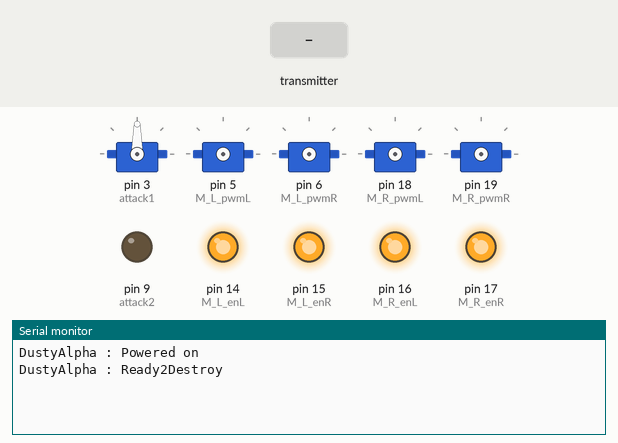
Recording of a sketch running on a simulated Arduino Uno, built with avr-gcc and run on an emulated ATmega328P. Shown: 5 × servo, output pins drawn as LEDs (lit = HIGH), the last lines printed to the serial monitor. Wiring (inferred from the names in the program): 4 × servo: signal pin 5 / signal pin 6 / signal pin 18 / signal pin 19. The inputs (shaded band) are chosen by the test bench. No radio packets arrive unless stated; servo pulses on a pin are drawn as a servo (544–2400 µs = 0–180°); pins used as bus, display or sensor lines are not drawn.

Above: at 1.2 s.
1.3 s: the transmitter starts sending TXDATA.1 = 1023
At 1.31 s:
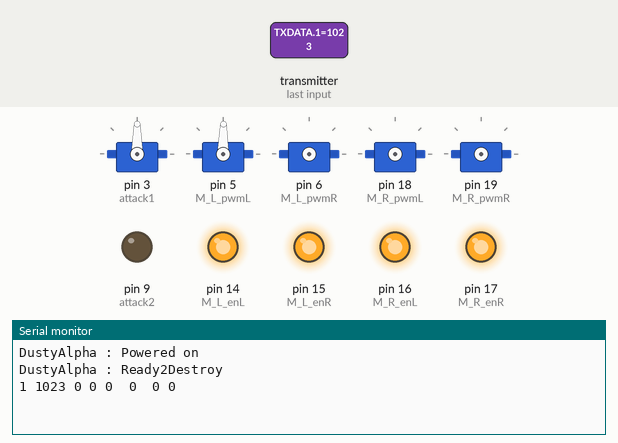
4.3 s: the transmitter starts sending TXDATA.2 = 1023
At 4.37 s:
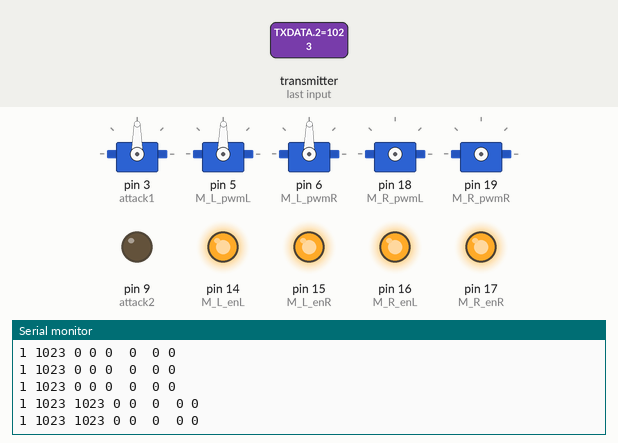
7.3 s: the transmitter starts sending TXDATA.3 = 256
At 7.37 s:
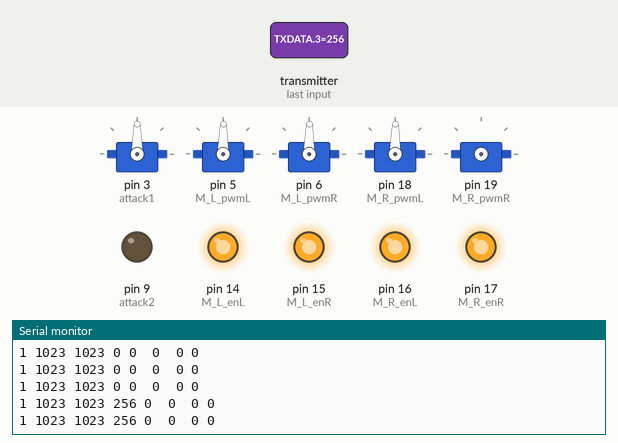
10.3 s: the transmitter starts sending TXDATA.4 = 256
At 10.37 s:
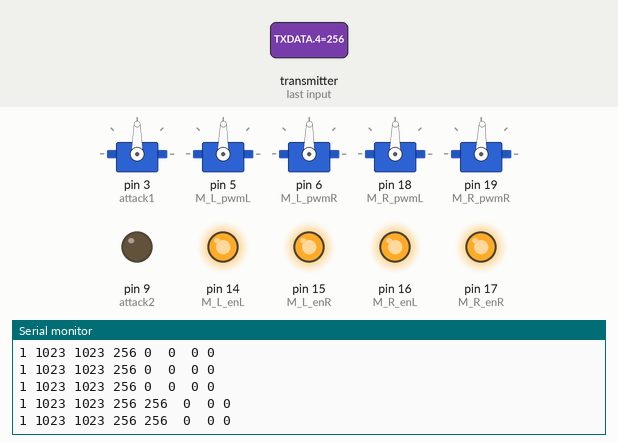

The sketch:

BattleBotCode.ino
```cpp
/*  DustyAlpha
 *  Receiver ver1.0
 *  Chandima B Samarasinghe ; 20 sept 2016
 *
  PINS
  #Shield_Left
    pwm_L A0(14)
    pwm_R A1(15)
  #Shield_Right
    pwm_L A2(16)
    pwm_R A3(17)
  #Shield_Attack1 //OPTIONAL >>> Relay?
    pwm_L 3
    pwm_R 11
    rn_L 7
    rn_R 8
  #Attack2_Relay
    6
  #Servo_Arm
    pwm_arm 5
*/
#include <SPI.h> //to handle the communication interface with the modem
#include "nRF24L01.h" //to handle this particular modem driver
#include "RF24.h" //the library which helps us to control the radio modem
#include <Servo.h>

//MOTOR SHIELD CONNECTIONS
#define M_L_pwmL 5
#define M_L_pwmR 6
#define M_L_enL 14 //A0
#define M_L_enR 15 //A1
  #define M_R_pwmL 18 //A4
  #define M_R_pwmR 19 //A5
  #define M_R_enL 16 //A2
  #define M_R_enR 17 //A3
//A6,A7 not working for output
#define attack1 3 //3 noise; check 10
#define attack2 9 //9 working fine

/* RF */
const uint64_t addresses[2] = { 0xF0F0F0F0E1LL, 0xF0F0F0F0D2LL };
RF24 radio(7,8); // signals CE_PIN,CSE_PIN

int TXDATA[8] = {1,0,0,0,0,0,0,0}; //codex,L_pwmL,L_pwmR,R_pwmL,R_pwmR,Attack1,Attack2,Arm_pwm

/* controllers */
Servo serArm;
void setup_attack(){
  pinMode(attack1,OUTPUT);pinMode(attack2,OUTPUT);
}
void setup_motorShield(){
  pinMode(M_L_enL,OUTPUT);
  pinMode(M_L_enR,OUTPUT);
  pinMode(M_L_pwmL,OUTPUT);
  pinMode(M_L_pwmR,OUTPUT);
    pinMode(M_R_enL,OUTPUT);
    pinMode(M_R_enR,OUTPUT);
    pinMode(M_R_pwmL,OUTPUT);
    pinMode(M_R_pwmR,OUTPUT);
  digitalWrite(M_L_enL,1); digitalWrite(M_L_enR,1);
  digitalWrite(M_R_enL,1); digitalWrite(M_R_enR,1);
}
void ML(int pwmL,int pwmR){analogWrite(M_L_pwmL,pwmL);analogWrite(M_L_pwmR,pwmR);}
void MR(int pwmL,int pwmR){analogWrite(M_R_pwmL,pwmL);analogWrite(M_R_pwmR,pwmR);}
/*void Attack1(int a){if(a==1){digitalWrite(attack1,1);}else{digitalWrite(attack1,0);}}
void Attack2(int b){if(b==1){digitalWrite(attack2,1);}else{digitalWrite(attack2,0);}}
*/
void Attack1(int a){digitalWrite(attack1,a);}
void Attack2(int b){digitalWrite(attack1,b);}
void setup() {
  setup_motorShield(); setup_attack();
  Serial.begin(9600);
  Serial.println("DustyAlpha : Powered on");

  radio.begin(); //activate the modem
  radio.setDataRate(RF24_2MBPS);
  /*
  radio.setChannel(1);
  radio.setPALevel(RF24_PA_MAX);
  radio.setDataRate(RF24_1MBPS);
  radio.setAutoAck(1);                     // Ensure autoACK is enabled
  radio.setRetries(2,15);                  // Optionally, increase the delay between retries & # of retries
                                            It shows how many times the modem will retry to the send data in case of not receiving by another modem.
                                            The first argument sets how often modem will retry. It is a multiple of 250 microseconds. 15 * 250 = 3750. So, if the recipient does not receive data,
                                            modem will try to send them every 3.75 milliseconds. Second argument is the number of attempts. So in our example,modem will try to send 15 times before
                                            it will stop and finds that the receiver is out of range, or is turned off.
  radio.setCRCLength(RF24_CRC_8);          // Use 8-bit CRC for performance
  radio.openWritingPipe(pipes[0]);
  radio.openReadingPipe(1,pipes[1]);

  radio.startListening(); //OR stopListening
  */
  radio.openWritingPipe(addresses[0]); //sets the address of the receiver to which the program will send data.
  radio.openReadingPipe(1,addresses[1]); //channel(0-upto7), this device?

  radio.startListening(); // switch the modem to data receiving mode

  /* controllers*/
  serArm.attach(3);
  Serial.println("DustyAlpha : Ready2Destroy");
}

void loop() {
  //testRun();
  readRadio();
}

void readRadio(){
  if(radio.available()){
    radio.read(&TXDATA, sizeof(TXDATA));
    Serial.print(TXDATA[0]);Serial.print(" ");Serial.print(TXDATA[1]);Serial.print(" ");Serial.print(TXDATA[2]);Serial.print(" ");Serial.print(TXDATA[3]);Serial.print(" ");Serial.print(TXDATA[4]);Serial.print(" ");Serial.print(" ");Serial.print(TXDATA[5]);Serial.print(" ");Serial.print(" ");Serial.print(TXDATA[6]);Serial.print(" ");Serial.println(TXDATA[7]);

    if(TXDATA[0]=1993){ //noiseDetection CODE; geniune
      ML(TXDATA[1],TXDATA[2]);MR(TXDATA[3],TXDATA[4]);
     /* analogWrite(5,TXDATA[1]);analogWrite(6,TXDATA[2]);
      analogWrite(18,TXDATA[3]);analogWrite(19,TXDATA[4]);
      */
      Attack1(TXDATA[5]); Attack2(TXDATA[6]);
      //serArm.writeMicroseconds(TXDATA[7]);s
    }else{ //noiseAvailable
        //writing previous value to controllers
        //Serial.println("noise recieved");
      ML(0,0); MR(0,0);
      /*analogWrite(5,0);analogWrite(6,0);
      analogWrite(18,0);analogWrite(19,0);
      */
      Attack1(0); Attack2(0);
      //serArm.writeMicroseconds(TXDATA[7]);
    }

  }else{
    //Serial.println("NO-SIGNAL");
     //writing default values to controllers
     ML(0,0); MR(0,0);
    /*analogWrite(5,0);analogWrite(6,0);
      analogWrite(18,0);analogWrite(19,0);
    */
    Attack1(0); Attack2(0);
      //serArm.writeMicroseconds(TXDATA[7]);
  }

}


void testRun(){
  ML(200,0);MR(200,0);
  delay(1000);
  ML(180,0);MR(0,0);
  delay(1000);
  ML(0,0);MR(0,0);
  delay(1000);
  ML(0,0);MR(180,0);
  delay(1000);
  ML(0,0);MR(0,0);
  delay(1000);
  ML(0,180);MR(0,180);
  delay(1000);
  ML(0,0);MR(0,0);
  delay(1000);
}
void testRun2(){
  analogWrite(5,200);analogWrite(6,0);
  analogWrite(18,200);analogWrite(19,0);
  delay(1000);
  analogWrite(5,0);analogWrite(6,0);
  analogWrite(18,0);analogWrite(19,0);
  delay(1000);

}
```

Measured:
- after the input at 1.3 s, the serial monitor: prints a new line at once (image 1)
- after the input at 4.3 s, the serial monitor: prints a new line at once (image 2)
- after the input at 7.3 s, the serial monitor: prints a new line at once (image 3)
- after the input at 10.3 s, the serial monitor: prints a new line at once (image 4)
